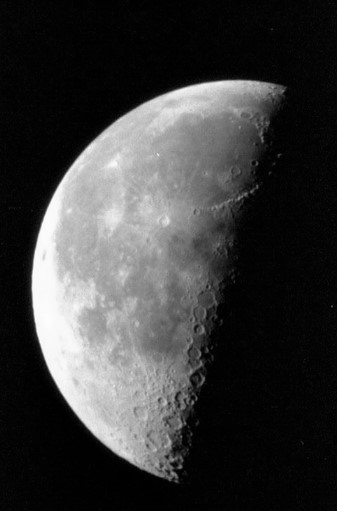
#> input picture moon.jpg, 337 x 511 px
$ python multiplication.py
#> lines starting #> are read from the running program, lines starting #| are printed output that depends on the picture
import cv2
import numpy as np
import matplotlib.pyplot as plt

# Load images
image1 = cv2.imread('moon.jpg')
#> image1 is the input picture: shape (511, 337, 3); min 0, max 255, mean 58.6
image2 = cv2.imread('moon.jpg', cv2.IMREAD_GRAYSCALE)
#> image2: shape (511, 337); min 0, max 255, mean 58.6

# Perform multiplication
multiply = cv2.multiply(image1, 1.2)
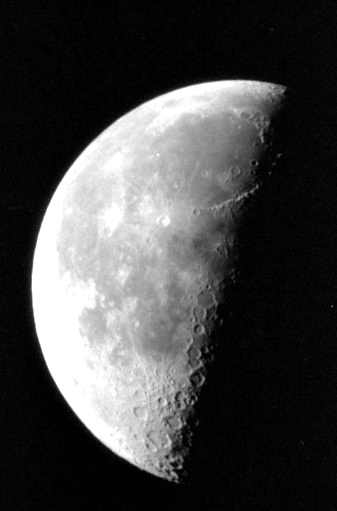
#> multiply: shape (511, 337, 3); min 0, max 255, mean 68.9
multiply1 = cv2.multiply(image2, 1.2)

# Convert BGR image to RGB for proper display
image1_rgb = cv2.cvtColor(image1, cv2.COLOR_BGR2RGB)
multiply_rgb = cv2.cvtColor(multiply, cv2.COLOR_BGR2RGB)

# Display the images
plt.figure(figsize=(12, 8))

plt.subplot(2, 2, 1)
plt.imshow(image1_rgb)
plt.title('Original (BGR)')

plt.subplot(2, 2, 2)
plt.imshow(multiply_rgb)
plt.title('Multiplication (BGR)')

plt.subplot(2, 2, 3)
plt.imshow(image2, cmap='gray')
plt.title('Grayscale')

plt.subplot(2, 2, 4)
plt.imshow(multiply1, cmap='gray')
plt.title('Multiplication (Grayscale)')

plt.show()
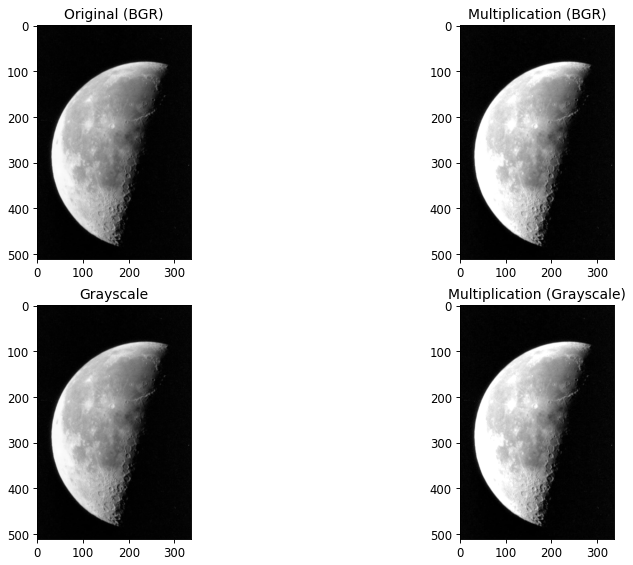
#> figure drawn by matplotlib, 4 panels

$ run again, with arrow.jpg copied over moon.jpg
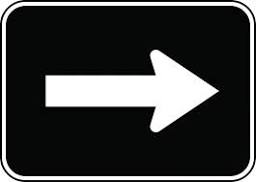
#> input picture arrow.jpg, 256 x 182 px
#> image1 is the input picture: shape (182, 256, 3); mean B, G, R 60, 60.6, 59.4
#> `multiply = cv2.multiply(image1, 1.2)`:
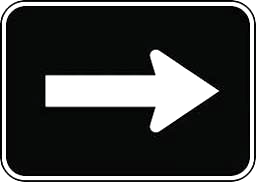
#> multiply: shape (182, 256, 3); mean B, G, R 62.1, 63.3, 61.5
#> `plt.show()`:
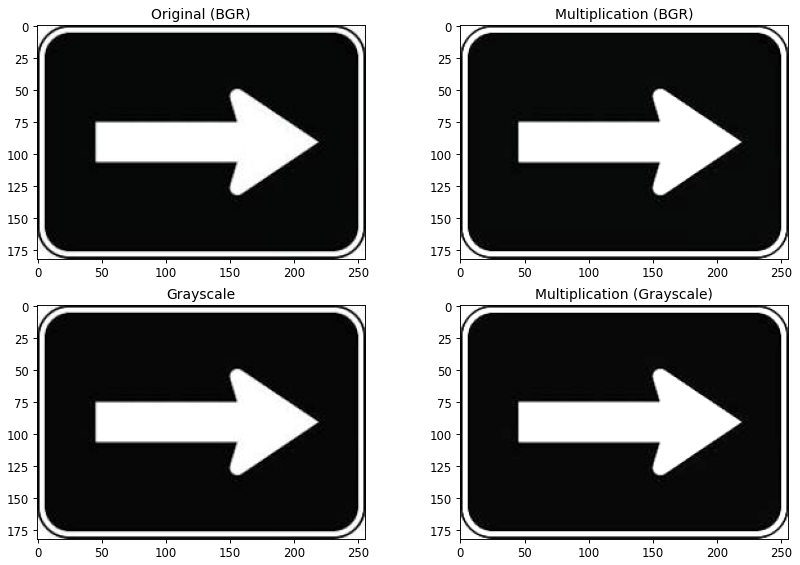
#> figure drawn by matplotlib, 4 panels
